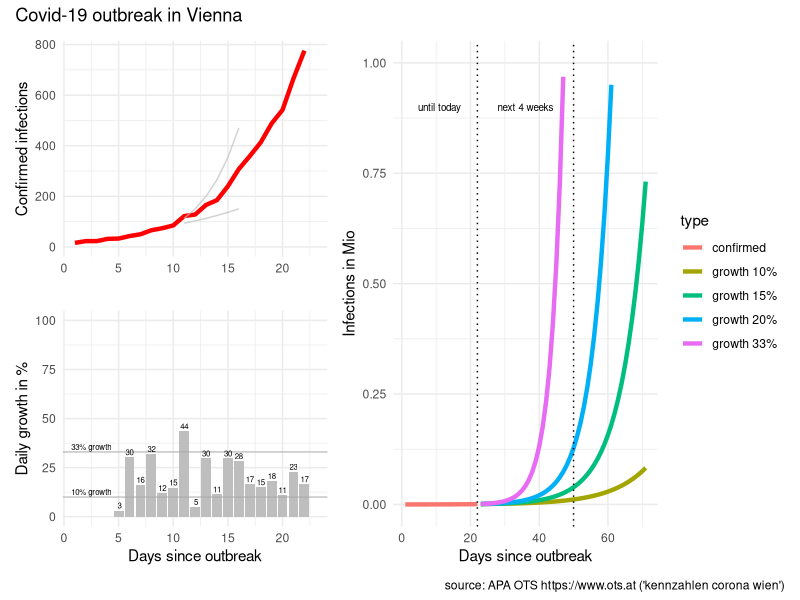
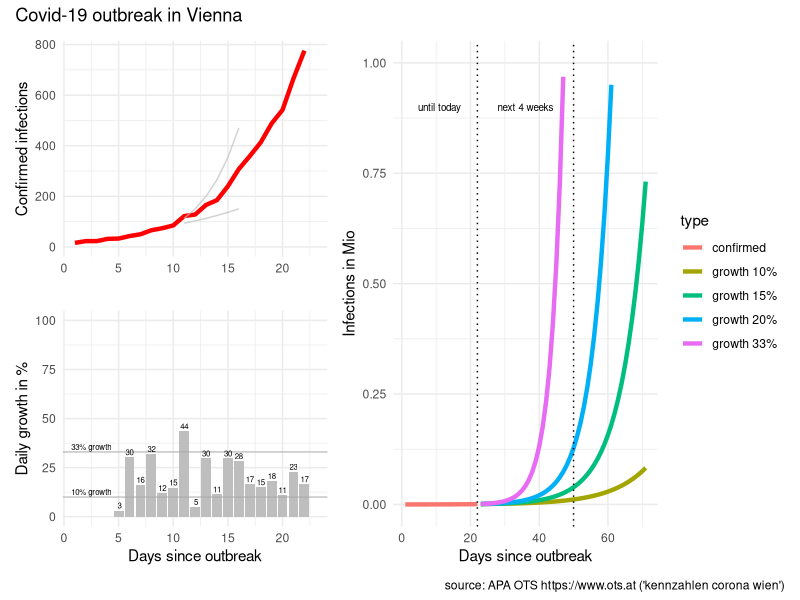

Generate these figures, in order, with R:
# packages
library(tidyverse)
library(scales)
library(patchwork)

# reported infections
# source: APA OTS (https://www.ots.at)
# keywords: "kennzahlen corona wien"
infected <- c(
   16, #"2020-03-05"
   23, #"2020-03-06"
   23, #"2020-03-07"
   32, #"2020-03-08"
   33, #"2020-03-09"
   43, #"2020-03-10"
   50, #"2020-03-11"
   66, #"2020-03-12"
   74, #"2020-03-13"
   85, #"2020-03-14"
  122, #"2020-03-15"
  128, #"2020-03-16"
  166, #"2020-03-17"
  185, #"2020-03-18"
  240, #"2020-03-19"
  308, #"2020-03-20"
  359, #"2020-03-21"
  413, #"2020-03-22"
  488, #"2020-03-23"
  542, #"2020-03-24"
  666, #"2020-03-25"
  776  #"2020-03-26"
)

# prepare data
data <- tibble(infected = infected)

data <- data %>% 
  mutate(type = "confirmed",
         day = row_number()) %>% 
  arrange(day) %>% 
  mutate(new_abs = infected - lag(infected),
         new_pct = new_abs / lag(infected) * 100)

# predict
predict_corona <- function(data, infection_rate, days)  {
  
  future <- seq(from = max(data$day) + 1, to = max(data$day)+days-1)
  infected_all <- NULL
  infected_act <- max(data$infected)
  infected_predict <- NULL
  for (i in seq_along(future))  {
    infected_act <- infected_act * infection_rate
    infected_all <- c(infected_all, infected_act)
  }
  
  data2 <- tibble(type = paste0("growth ", (infection_rate-1)*100,"%"),
                  day = future, 
                  infected = infected_all)
  data2
  
} # predict_corona

# predict for different growth
predict_days <- 50 #57

data_50 <- data %>% 
  predict_corona(infection_rate = 1.50, days = predict_days)

data_40 <- data %>% 
  predict_corona(infection_rate = 1.40, days = predict_days)

data_33 <- data %>% 
  predict_corona(infection_rate = 1.33, days = predict_days)

data_20 <- data %>% 
  predict_corona(infection_rate = 1.20, days = predict_days)

data_15 <- data %>% 
  predict_corona(infection_rate = 1.15, days = predict_days)

data_10 <- data %>% 
  predict_corona(infection_rate = 1.10, days = predict_days)

# combine dataset
data_plot <- data %>% 
  bind_rows(data_33, data_20, data_15, data_10)


# visualise data
# infected
last_day <- length(data$infected)
p0 <- data_plot %>% 
  mutate(infected_M = infected / 1000000) %>%
  ggplot(aes(day, infected_M, color = type)) + 
  geom_line(size = 1.5) +
  geom_vline(xintercept = c(last_day, last_day + 28), 
             linetype = "dotted") +
  ylim(0,1) +
  xlab("Days since outbreak") +
  ylab("Infections in Mio") + 
  #ggtitle("Covid-19 outbreak in Vienna") +
  theme_minimal()+
  annotate("text", last_day/2, 0.9, 
           label = "until today", size = 2.5) +
  annotate("text", last_day+14, 0.9, 
           label = "next 4 weeks", size = 2.5)

#############################################

# data for reference line 33% growth (Austria)
data_line_start <- tibble(
  day = 10,
  infected = 85
)

# predict 10%/33% growth (days since 50 cases)
data_line10 <- predict_corona(
  data_line_start,
  infection_rate = 1.10,
  days = 7)

data_line33 <- predict_corona(
  data_line_start,
  infection_rate = 1.33,
  days = 7)

# infected
p1 <- data %>% 
  mutate(infected_M = infected / 1000000) %>% 
  ggplot(aes(day, infected)) + 
  geom_line(size = 1.5, color = "red") +
  geom_line(data = data_line10, 
            aes(day,infected), color = "grey", alpha = 0.7) +
  geom_line(data = data_line33, 
            aes(day,infected), color = "grey", alpha = 0.7) +
  xlim(c(1,length(infected)+1)) +
  #ylim(0,max(infected)) +
  scale_y_continuous(labels=function(x) format(x, big.mark = " ", scientific = FALSE),
                     limits=c(0,max(infected)) ) +
  #  xlab("Days since outbreak") +
  xlab("") +
  ylab("Confirmed infections") + 
#  ggtitle("Covid-19 outbreak in Vienna") +
  theme_minimal()
  
# daily growth infected
p2 <- data %>% 
  filter(day >= 5) %>% 
  ggplot(aes(day, new_pct)) +
  geom_col(fill = "grey") +
  geom_hline(yintercept = 10, color = "darkgrey", alpha = 0.7) +
  geom_hline(yintercept = 33, color = "darkgrey", alpha = 0.7) +
  geom_text(aes(day, new_pct, 
                label = paste0(format(new_pct, digits=1))),
            size = 2, vjust = "bottom", nudge_y = 1) +
  xlim(c(1,length(infected)+1)) +
  ylim(c(0,100)) +
  xlab("Days since outbreak") +
  ylab("Daily growth in %") + 
#  ggtitle("Covid-19 outbreak in Vienna") +
  theme_minimal() +
  annotate("text", 2.5, 10+1, 
           label = "10% growth",
           size = 2,vjust = "bottom")  +
  annotate("text", 2.5, 33+1, 
           label = "33% growth",
           size = 2,vjust = "bottom") 
  

# combine plots
p <- ((p1 / p2) | p0) + plot_annotation('Covid-19 outbreak in Vienna',
                            caption = "source: APA OTS https://www.ots.at ('kennzahlen corona wien')")
# plot
p

# save plot
p %>% ggsave(filename = "covid-19-vienna.png", 
             device = "png",
             width = 7, height = 4)
